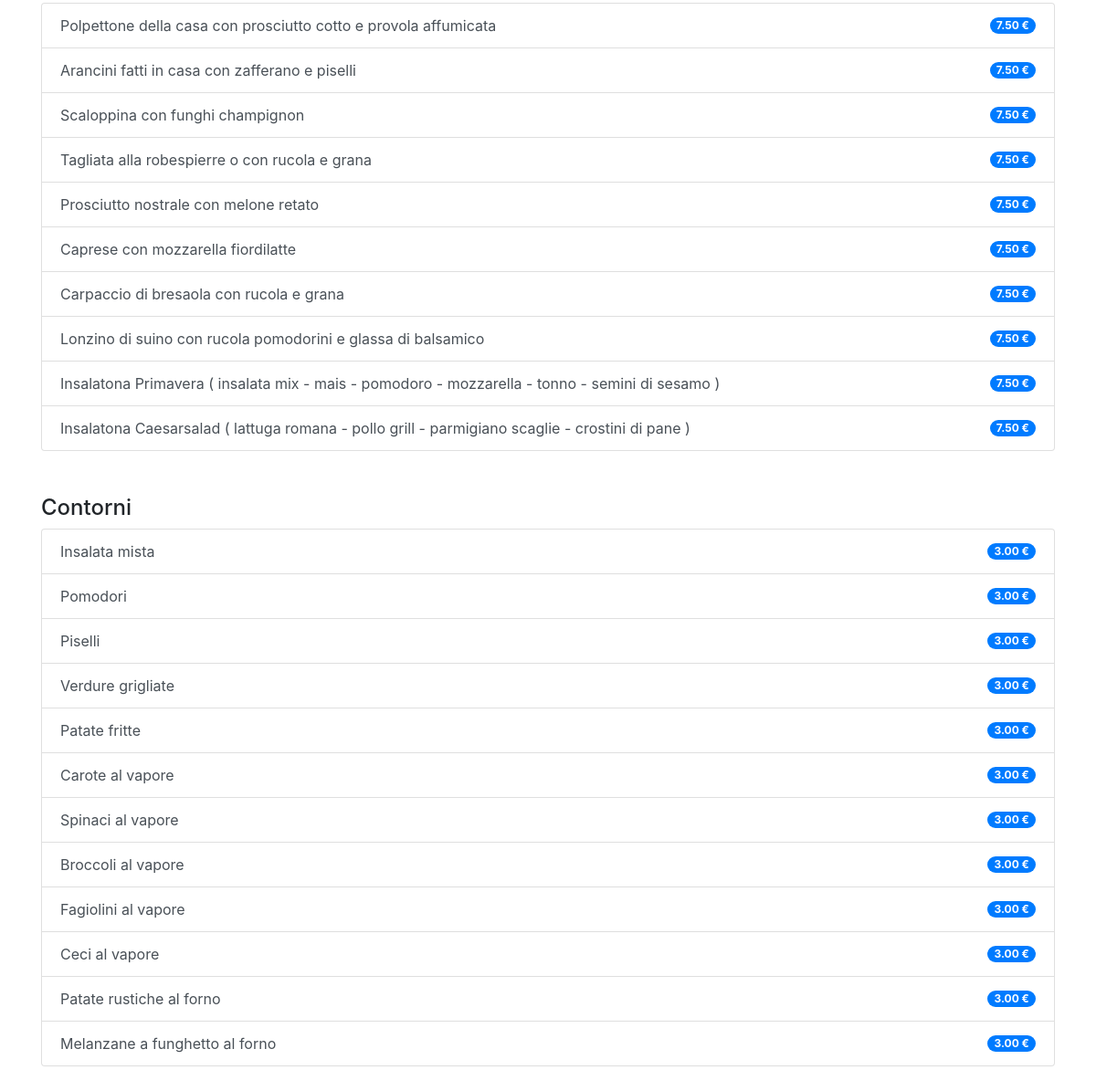
Before: /web/menu/1/ (lower part) with the older database file.
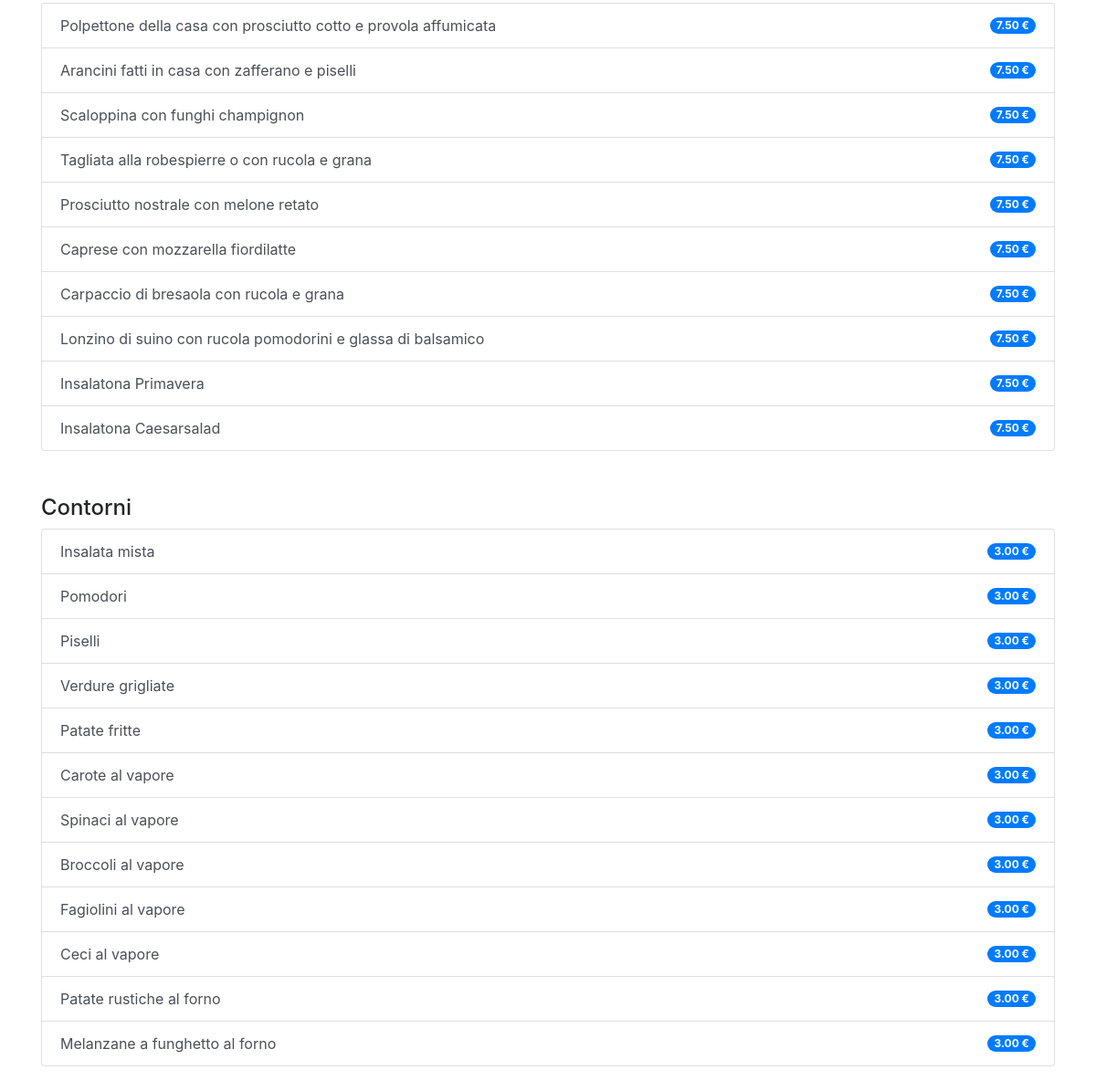
After: the same page with the newer database file.
### app/models.py (models this page shows, shortened)
class ContentMenu(models.Model):
    course = models.ForeignKey(Course, on_delete=models.CASCADE)
    menu = models.ForeignKey(Menu, on_delete=models.CASCADE)
    price = models.FloatField()

class Course(PolymorphicModel):
    name = models.CharField(max_length=30, unique=True)
    notes = models.TextField(max_length=2048, null=True)
    def __str__(self):
        return self.name.capitalize()

class SecondCourse(Course):
    contentType = models.CharField(max_length=1, choices=SECOND_CONTENT_TYPES)
    def __str__(self):
        return ("Insalatona %s" if self.contentType == 'I' else "%s") % super().__str__()

class Course(PolymorphicModel):
    name = models.CharField(max_length=30, unique=True)
    notes = models.TextField(max_length=2048, null=True)
    def __str__(self):
        return self.name.capitalize()

class SideCourse(Course):
    cookingType = models.CharField(max_length=1, choices=SIDE_COOKING_TYPES)
    def __str__(self):
        if self.cookingType != 'N':
            return "%s al %s" % (super().__str__(), self.get_cookingType_display().lower())
        else:
            return super().__str__()

### web/views.py (the view)
# urls.py: path(r'menu/<int:pk>/', views.menu_view, name='menu_view'),
def menu_view(request, pk):
    menu = get_object_or_404(Menu, pk=pk)
    first_courses = ContentMenu.objects.filter(menu=menu,
                                               course__polymorphic_ctype=ContentType.objects.get_for_model(FirstCourse))
    second_courses = ContentMenu.objects.filter(menu=menu, course__polymorphic_ctype=ContentType.objects.get_for_model(
        SecondCourse))
    side_courses = ContentMenu.objects.filter(menu=menu,
                                              course__polymorphic_ctype=ContentType.objects.get_for_model(SideCourse))
    return render(request, 'menu_view.html', {'menu': menu,
                                              'first': first_courses,
                                              'second': second_courses,
                                              'side': side_courses})

### web/templates/menu_view.html (shortened to what this page needs)
{% extends 'base.html' %}
{% load humanize %}
{% load l10n %}
{% block content %}
    <div class="list-group">
        {% if second %}
        {% for dish in second %}
            <a href="/web/course/{{ dish.course.id }}" class="list-group-item animation-list-second list-group-item-action d-flex justify-content-between align-items-center">
                <span class="flex-grow-1">{{ dish.course }}</span>
                <span class="badge badge-primary badge-pill">{{ dish.price | floatformat:2 }} €</span>
            </a>
        {% endfor %}
        {% else %}
            <a class="alert alert-dark">
                    Non vi sono secondi in questo menù
                </a>
        {% endif %}
    </div>
    <h4 class="mt-5">Contorni</h4>
    <div class="list-group">
        {% if second %}
        {% for dish in side %}
            <a href="/web/course/{{ dish.course.id }}" class="list-group-item animation-list-side list-group-item-action d-flex justify-content-between align-items-center">
                {{ dish.course }}
                <span class="badge badge-primary badge-pill">{{ dish.price | floatformat:2 }} €</span>
            </a>
        {% endfor %}
        {% else %}
            <a class="alert alert-dark">
                    Non vi sono contorni in questo menù
                </a>
        {% endif %}
    </div>
{% endblock %}

### web/templates/base.html (shortened to what this page needs)
{% load static %}
<!DOCTYPE html>
<html lang="en">
<head>
    <link rel="stylesheet" href="https://stackpath.bootstrapcdn.com/bootstrap/4.3.1/css/bootstrap.min.css">
    <link rel="stylesheet" href="{% static 'course_view.css' %}">
</head>
<body>
    <div class="container">
        {% block content %}
        {% endblock %}
    </div>
    <div class="w-100" style="height:50px;"></div>
</body>
</html>

### web/static/course_view.css (style rules this page uses)
.animation-list-second { display: none; opacity: 0; transition: all 0.5s; }
.animation-list-second.enter { display: block; opacity: 1; }
.animation-list-side { display: none; opacity: 0; transition: all 0.5s; }
.animation-list-side.enter { display: block; opacity: 1; }

Changed rows visible on the page:
changed ContentMenu: course "Insalatona Primavera ( insalata mix - mais - pomodoro - mozzarella - tonno - semini di sesamo )" → "Insalatona Primavera"
changed ContentMenu: course "Insalatona Caesarsalad ( lattuga romana - pollo grill - parmigiano scaglie - crostini di pane )" → "Insalatona Caesarsalad"
